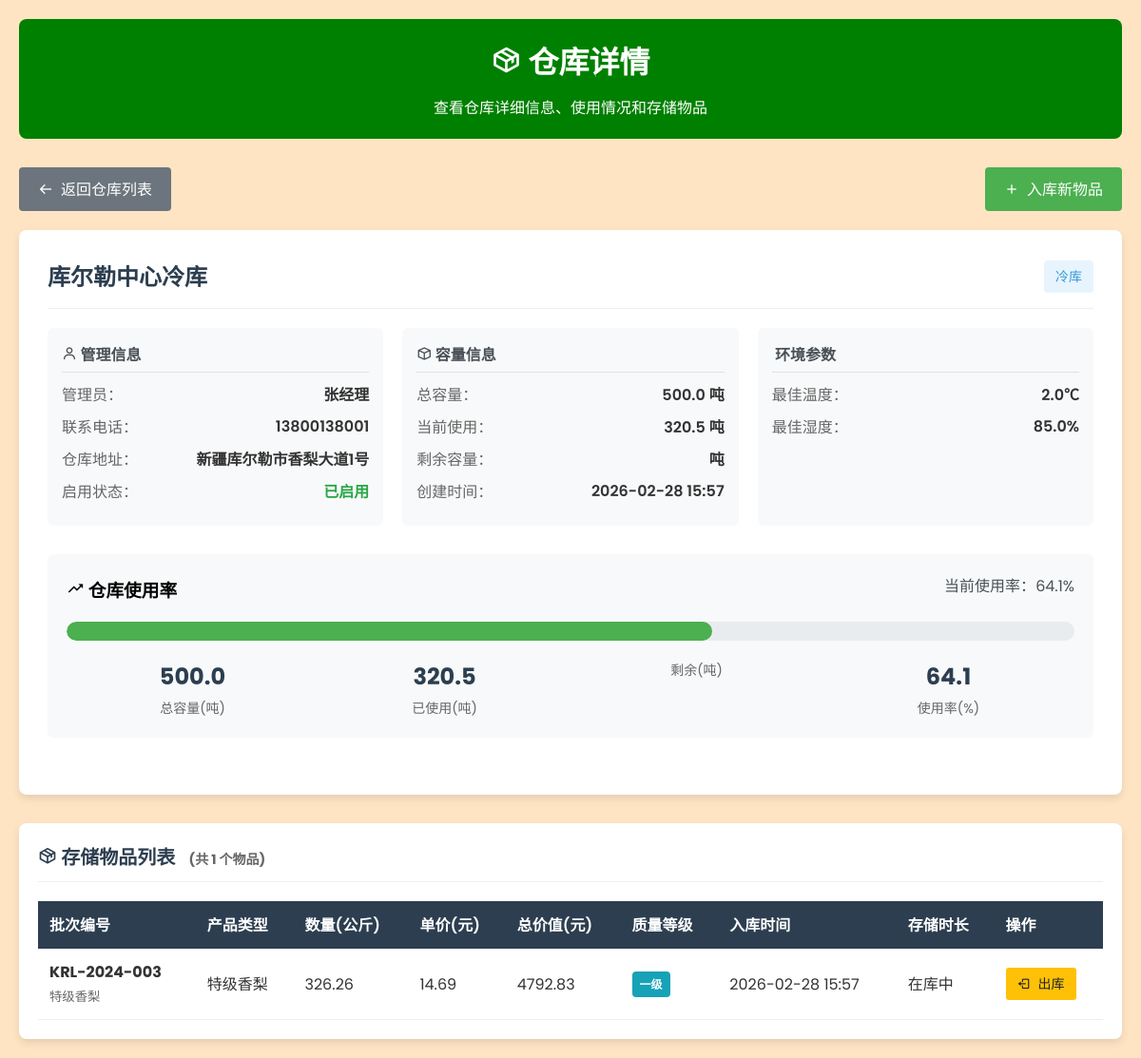
The app's page /show_storage_detail/1/ with its own data.
### homepage/models.py (models this page shows, shortened)
class Storage(models.Model):
    user = models.ForeignKey(User, on_delete=models.CASCADE, default=1, verbose_name="负责人")
    storage_name = models.CharField(max_length=100, verbose_name="仓库名称")
    storage_type = models.CharField(max_length=20, choices=[
        ('cold_storage', '冷库'),
        ('normal_storage', '普通仓库'),
        ('packing_area', '包装区'),
        ('temporary', '临时存放区'),
    ], verbose_name="仓库类型")
    capacity = models.FloatField(verbose_name="容量(吨)")
    current_usage = models.FloatField(default=0, verbose_name="当前使用量(吨)")
    address = models.TextField(verbose_name="仓库地址")
    latitude = models.FloatField(null=True, blank=True, verbose_name="纬度")
    longitude = models.FloatField(null=True, blank=True, verbose_name="经度")
    optimal_temperature = models.FloatField(null=True, blank=True, verbose_name="最佳温度(℃)")
    optimal_humidity = models.FloatField(null=True, blank=True, verbose_name="最佳湿度(%)")
    manager_name = models.CharField(max_length=50, verbose_name="仓库管理员")
    contact_phone = models.CharField(max_length=20, verbose_name="联系电话")
    is_active = models.BooleanField(default=True, verbose_name="是否启用")
    created_at = models.DateTimeField(auto_now_add=True, verbose_name="创建时间")
    def get_usage_percentage(self):
        if self.capacity > 0:
            return round((self.current_usage / self.capacity) * 100, 2)
        return 0
    class Meta:
        verbose_name = "仓储管理"
        verbose_name_plural = "仓储管理"
        ordering = ['storage_name']

class StorageItem(models.Model):
    storage = models.ForeignKey(Storage, on_delete=models.CASCADE, verbose_name="所属仓库")
    livestock = models.ForeignKey('Livestock', on_delete=models.CASCADE, verbose_name="关联采摘批次")
    date_stored = models.DateTimeField(auto_now_add=True, verbose_name="入库时间")
    date_removed = models.DateTimeField(null=True, blank=True, verbose_name="出库时间")
    storage_duration = models.IntegerField(null=True, blank=True, verbose_name="存储时长(小时)")
    quantity = models.FloatField(verbose_name="数量(公斤)")
    unit_price = models.DecimalField(max_digits=10, decimal_places=2, verbose_name="单价(元/公斤)")
    total_value = models.DecimalField(max_digits=12, decimal_places=2, editable=False, verbose_name="总价值(元)")
    quality_grade = models.CharField(max_length=10, choices=[
        ('premium', '特级'),
        ('grade_a', '一级'),
        ('grade_b', '二级'),
        ('grade_c', '三级'),
    ], verbose_name="质量等级")
    storage_temperature = models.FloatField(null=True, blank=True, verbose_name="存储温度(℃)")
    storage_humidity = models.FloatField(null=True, blank=True, verbose_name="存储湿度(%)")
    is_in_storage = models.BooleanField(default=True, verbose_name="是否在库")
    notes = models.TextField(blank=True, verbose_name="备注")
    class Meta:
        verbose_name = "仓储物品"
        verbose_name_plural = "仓储物品"
        ordering = ['-date_stored']

class Livestock(models.Model):
    user=models.ForeignKey(User, on_delete=models.CASCADE, default=1)
    Tag_number = models.CharField(max_length=20, primary_key=True, verbose_name="追踪编号")
    Animal_type= models.CharField(max_length=20, verbose_name="物流类型")
    Age= models.IntegerField(verbose_name="存储时长(天)")
    Breed= models.CharField(max_length=20, verbose_name="产品规格")
    class Meta:
        db_table = "Livestock"
        verbose_name = "物流追踪记录"
        verbose_name_plural = "物流追踪记录"

### homepage/views.py (the view)
# urls.py: path('show_storage_detail/<int:storage_id>/', show_storage_detail, name='show-storage-detail'),
def show_storage_detail(request, storage_id):
    storage = get_object_or_404(Storage, id=storage_id)
    storage_items = StorageItem.objects.filter(storage=storage, is_in_storage=True)
    return render(request, 'homepage/show_storage_detail.html', {
        'storage': storage,
        'storage_items': storage_items,
        'usage_percentage': storage.get_usage_percentage()
    })

### homepage/templates/homepage/show_storage_detail.html (shortened to what this page needs)
<!DOCTYPE html>
<html lang="zh-CN">
<head>
    <link rel="stylesheet" href="https://unpkg.com/boxicons@2.1.4/css/boxicons.min.css">
</head>
<body>
    <div class="container">
        <div class="header">
            <h1><i class="bx bx-package"></i> 仓库详情</h1>
            <p>查看仓库详细信息、使用情况和存储物品</p>
        </div>
        <div class="action-buttons">
            <a href="{% url 'homepage:show-storage-list' %}" class="btn btn-secondary">
                <i class="bx bx-arrow-back"></i> 返回仓库列表
            </a>
            <a href="{% url 'homepage:add-storage-item' storage.id %}" class="btn">
                <i class="bx bx-plus"></i> 入库新物品
            </a>
        </div>
        <div class="storage-detail">
            <div class="detail-header">
                <div class="storage-title">{{ storage.storage_name }}</div>
                <div class="storage-type">
                    {% if storage.storage_type == 'cold_storage' %}
                        冷库
                    {% elif storage.storage_type == 'normal_storage' %}
                        普通仓库
                    {% elif storage.storage_type == 'packing_area' %}
                        包装区
                    {% else %}
                        临时存放区
                    {% endif %}
                </div>
            </div>
            <div class="detail-grid">
                <div class="detail-card">
                    <h3><i class="bx bx-user"></i> 管理信息</h3>
                    <div class="info-row">
                        <span class="info-label">管理员：</span>
                        <span class="info-value">{{ storage.manager_name }}</span>
                    </div>
                    <div class="info-row">
                        <span class="info-label">联系电话：</span>
                        <span class="info-value">{{ storage.contact_phone }}</span>
                    </div>
                    <div class="info-row">
                        <span class="info-label">仓库地址：</span>
                        <span class="info-value">{{ storage.address }}</span>
                    </div>
                    <div class="info-row">
                        <span class="info-label">启用状态：</span>
                        <span class="info-value">
                            {% if storage.is_active %}
                                <span style="color: #28a745;">已启用</span>
                            {% else %}
                                <span style="color: #dc3545;">已停用</span>
                            {% endif %}
                        </span>
                    </div>
                </div>
                <div class="detail-card">
                    <h3><i class="bx bx-cube"></i> 容量信息</h3>
                    <div class="info-row">
                        <span class="info-label">总容量：</span>
                        <span class="info-value">{{ storage.capacity }} 吨</span>
                    </div>
                    <div class="info-row">
                        <span class="info-label">当前使用：</span>
                        <span class="info-value">{{ storage.current_usage }} 吨</span>
                    </div>
                    <div class="info-row">
                        <span class="info-label">剩余容量：</span>
                        <span class="info-value">{{ storage.capacity|add:"-storage.current_usage" }} 吨</span>
                    </div>
                    <div class="info-row">
                        <span class="info-label">创建时间：</span>
                        <span class="info-value">{{ storage.created_at|date:"Y-m-d H:i" }}</span>
                    </div>
                </div>
                {% if storage.optimal_temperature or storage.optimal_humidity %}
                <div class="detail-card">
                    <h3> 环境参数</h3>
                    {% if storage.optimal_temperature %}
                    <div class="info-row">
                        <span class="info-label">最佳温度：</span>
                        <span class="info-value">{{ storage.optimal_temperature }}℃</span>
                    </div>
                    {% endif %}
                    {% if storage.optimal_humidity %}
                    <div class="info-row">
                        <span class="info-label">最佳湿度：</span>
                        <span class="info-value">{{ storage.optimal_humidity }}%</span>
                    </div>
                    {% endif %}
                </div>
                {% endif %}
            </div>
            <div class="usage-section">
                <div class="usage-header">
                    <h3><i class="bx bx-trending-up"></i> 仓库使用率</h3>
                    <span class="usage-text">当前使用率：{{ usage_percentage }}%</span>
                </div>
                <div class="usage-bar">
                    <div class="usage-fill" style="width: {{ usage_percentage }}%"></div>
                </div>
                <div class="usage-stats">
                    <div class="stat-item">
                        <div class="stat-value">{{ storage.capacity }}</div>
                        <div class="stat-label">总容量(吨)</div>
                    </div>
                    <div class="stat-item">
                        <div class="stat-value">{{ storage.current_usage }}</div>
                        <div class="stat-label">已使用(吨)</div>
                    </div>
                    <div class="stat-item">
                        <div class="stat-label">剩余(吨)</div>
                    </div>
                    <div class="stat-item">
                        <div class="stat-value">{{ usage_percentage }}</div>
                        <div class="stat-label">使用率(%)</div>
                    </div>
                </div>
            </div>
        </div>
        <div class="items-section">
            <div class="section-header">
                <div class="section-title">
                    <i class="bx bx-package"></i> 存储物品列表
                    <span style="font-size: 14px; color: #666; margin-left: 10px;">
                        (共 {{ storage_items.count }} 个物品)
                    </span>
                </div>
            </div>
            {% if storage_items %}
                <table class="items-table">
                    <thead>
                        <tr>
                            <th>批次编号</th>
                            <th>产品类型</th>
                            <th>数量(公斤)</th>
                            <th>单价(元)</th>
                            <th>总价值(元)</th>
                            <th>质量等级</th>
                            <th>入库时间</th>
                            <th>存储时长</th>
                            <th>操作</th>
                        </tr>
                    </thead>
                    <tbody>
                        {% for item in storage_items %}
                        <tr>
                            <td>
                                <strong>{{ item.livestock.Tag_number }}</strong>
                                <br>
                                <small style="color: #666;">{{ item.livestock.Animal_type }}</small>
                            </td>
                            <td>{{ item.livestock.Animal_type }}</td>
                            <td>{{ item.quantity|floatformat:2 }}</td>
                            <td>{{ item.unit_price|floatformat:2 }}</td>
                            <td>{{ item.total_value|floatformat:2 }}</td>
                            <td>
                                <span class="quality-badge quality-{{ item.quality_grade }}">
                                    {% if item.quality_grade == 'premium' %}
                                        特级
                                    {% elif item.quality_grade == 'grade_a' %}
                                        一级
                                    {% elif item.quality_grade == 'grade_b' %}
                                        二级
                                    {% else %}
                                        三级
                                    {% endif %}
                                </span>
                            </td>
                            <td>{{ item.date_stored|date:"Y-m-d H:i" }}</td>
                            <td>
                                {% if item.storage_duration %}
                                    {{ item.storage_duration|floatformat:1 }}小时
                                {% else %}
                                    在库中
                                {% endif %}
                            </td>
                            <td>
                                <a href="{% url 'homepage:remove-storage-item' item.id %}" class="btn btn-small btn-warning">
                                    <i class="bx bx-log-out"></i> 出库
                                </a>
                            </td>
                        </tr>
                        {% endfor %}
                    </tbody>
                </table>
            {% else %}
                <div class="empty-state">
                    <i class="bx bx-package"></i>
                    <h3>暂无存储物品</h3>
                    <p>该仓库还没有存储任何物品，点击上方"入库新物品"按钮开始添加</p>
                </div>
            {% endif %}
        </div>
    </div>
</body>
</html>

### homepage/templates/homepage/show_storage_detail.html (style rules this page uses)
* { margin: 0; padding: 0; box-sizing: border-box; font-family: "Poppins", sans-serif; }
body { background: bisque; min-height: 100vh; }
.container { max-width: 1200px; margin: 0 auto; padding: 20px; }
.header { background-color: green; color: white; padding: 20px; border-radius: 8px; margin-bottom: 30px; text-align: center; }
.header h1 { margin-bottom: 10px; }
.action-buttons { display: flex; justify-content: space-between; align-items: center; margin-bottom: 20px; flex-wrap: wrap; gap: 10px; }
.btn { padding: 10px 20px; background-color: #4CAF50; color: white; text-decoration: none; border-radius: 4px; border: none; cursor: pointer; font-size: 16px; display: inline-flex; align-items: center; gap: 8px; }
.btn-secondary { background-color: #6c757d; }
.btn-warning { background-color: #ffc107; color: #212529; }
.storage-detail { background: white; border-radius: 8px; padding: 30px; box-shadow: 0 4px 8px rgba(0, 0, 0, 0.1); margin-bottom: 30px; }
.detail-header { display: flex; justify-content: space-between; align-items: center; margin-bottom: 20px; padding-bottom: 15px; border-bottom: 1px solid #eee; }
.storage-title { font-size: 24px; font-weight: bold; color: #2c3e50; }
.storage-type { background-color: #e8f4fd; color: #3498db; padding: 6px 12px; border-radius: 4px; font-size: 14px; }
.detail-grid { display: grid; grid-template-columns: repeat(auto-fit, minmax(250px, 1fr)); gap: 20px; margin-bottom: 30px; }
.detail-card { background: #f8f9fa; border-radius: 6px; padding: 15px; }
.detail-card h3 { color: #495057; margin-bottom: 10px; font-size: 16px; border-bottom: 1px solid #dee2e6; padding-bottom: 5px; }
.info-row { display: flex; justify-content: space-between; margin-bottom: 8px; }
.info-label { color: #666; font-weight: 500; }
.info-value { color: #333; font-weight: 600; }
.usage-section { background: #f8f9fa; border-radius: 6px; padding: 20px; margin-bottom: 30px; }
.usage-header { display: flex; justify-content: space-between; align-items: center; margin-bottom: 15px; }
.usage-bar { height: 20px; background-color: #e9ecef; border-radius: 10px; margin: 15px 0; overflow: hidden; }
.usage-fill { height: 100%; background-color: #4CAF50; border-radius: 10px; transition: width 0.5s ease; }
.usage-text { text-align: center; font-size: 16px; color: #495057; margin-bottom: 10px; }
.usage-stats { display: flex; justify-content: space-around; text-align: center; }
.stat-item { flex: 1; }
.stat-value { font-size: 24px; font-weight: bold; color: #2c3e50; margin: 5px 0; }
.stat-label { font-size: 14px; color: #666; }
.items-section { background: white; border-radius: 8px; padding: 20px; box-shadow: 0 4px 8px rgba(0, 0, 0, 0.1); }
.section-header { display: flex; justify-content: space-between; align-items: center; margin-bottom: 20px; padding-bottom: 10px; border-bottom: 1px solid #eee; }
.section-title { font-size: 20px; font-weight: bold; color: #2c3e50; }
.items-table { width: 100%; border-collapse: collapse; }
.items-table th { background-color: #2c3e50; color: white; padding: 12px; text-align: left; font-weight: 600; }
.items-table td { padding: 12px; border-bottom: 1px solid #eee; color: #333; }
.quality-badge { padding: 4px 8px; border-radius: 4px; font-size: 12px; font-weight: bold; display: inline-block; }
.quality-grade_a { background-color: #17a2b8; color: white; }
.btn-small { padding: 6px 12px; font-size: 14px; border-radius: 3px; }

### records on screen
Storage: storage_name "库尔勒中心冷库", manager_name "张经理", contact_phone "13800138001", address "新疆库尔勒市香梨大道1号", capacity "500.0", current_usage "320.5", created_at "2026-02-28 15:57", optimal_temperature "2.0", optimal_humidity "85.0"
StorageItem: livestock.Tag_number "KRL-2024-003", livestock.Animal_type "特级香梨", quantity "326.26", unit_price "14.69", total_value "4792.83", quality_grade "一级", date_stored "2026-02-28 15:57", shows "在库中"

### other values on screen
{{ usage_percentage }} "64.1"
{{ storage_items.count }} "1"
